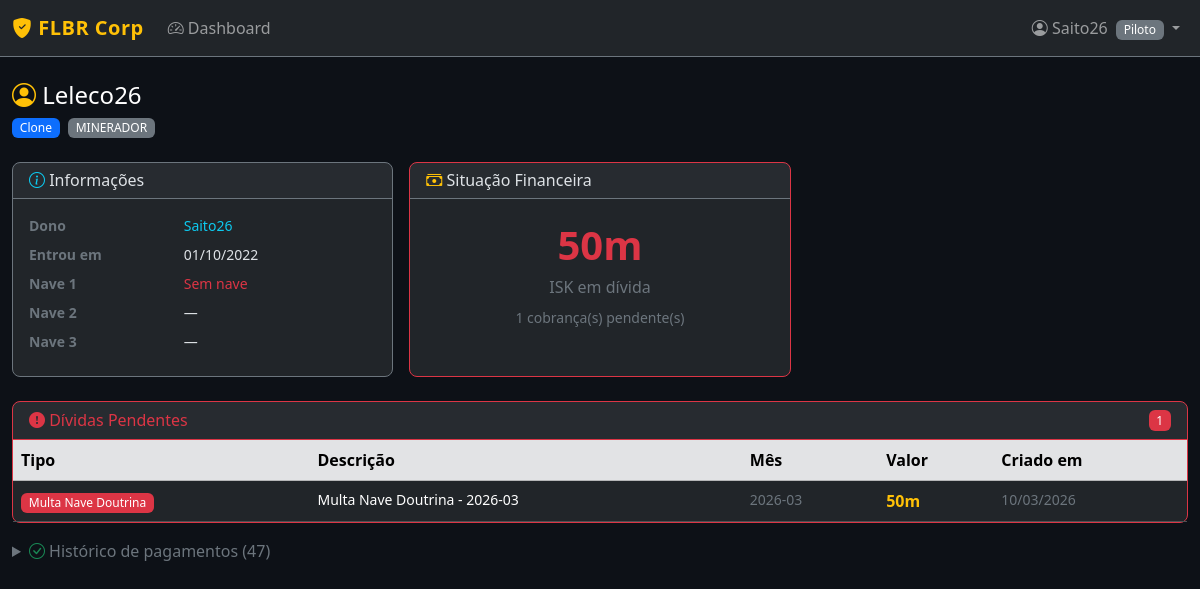
/players/51 (signed in), run on the app's committed database.
### models.py (models this page shows, shortened)
class Player(UserMixin, db.Model):
    __tablename__ = 'players'
    id = db.Column(db.Integer, primary_key=True)
    name = db.Column(db.String(100), unique=True, nullable=False)
    category = db.Column(db.String(50), nullable=False)  # Novato, Clone, Piloto, Elite, Ministro, CEO, Contador, Administrador, Industrial
    occupation = db.Column(db.String(50))  # MINERADOR, PVE, PVP, ROLO
    account_owner = db.Column(db.String(100))  # nome real do dono
    parent_player_id = db.Column(db.Integer, db.ForeignKey('players.id'), nullable=True)
    doctrine_ship_1 = db.Column(db.String(100))
    doctrine_ship_2 = db.Column(db.String(100))
    doctrine_ship_3 = db.Column(db.String(100))
    has_outpost = db.Column(db.Boolean, default=False)
    join_date = db.Column(db.Date, default=date.today)
    password_hash = db.Column(db.String(256))
    active = db.Column(db.Boolean, default=True)
    created_at = db.Column(db.DateTime, default=datetime.utcnow)
    clones = db.relationship('Player', backref=db.backref('parent', remote_side=[id]),
                             foreign_keys=[parent_player_id])
    debts = db.relationship('Debt', backref='player', lazy='dynamic',
                            foreign_keys='Debt.player_id')
    attendances = db.relationship('EventAttendance', backref='player', lazy='dynamic')
    @property
    def is_novato(self):
        return self.category == 'Novato'
    @property
    def is_admin(self):
        return self.category in ADMIN_ROLES
    @property
    def can_view_all(self):
        return self.category in VIEW_ALL_ROLES
    @property
    def novato_over_limit(self):
        if not self.is_novato:
            return False
        delta = date.today() - self.join_date
        return delta.days > 90
    def get_accessible_player_ids(self):
        ids = {self.id}
        for clone in self.clones:
            if clone.active:
                ids.add(clone.id)
        owned = Player.query.filter(
            Player.account_owner == self.name,
            Player.active == True
        ).all()
        for p in owned:
            ids.add(p.id)
        return list(ids)
    def get_managed_accounts(self):
        all_ids = self.get_accessible_player_ids()
        return Player.query.filter(
            Player.id.in_(all_ids),
            Player.id != self.id,
            Player.active == True
        ).order_by(Player.name).all()

class Debt(db.Model):
    __tablename__ = 'debts'
    id = db.Column(db.Integer, primary_key=True)
    player_id = db.Column(db.Integer, db.ForeignKey('players.id'), nullable=False)
    debt_type = db.Column(db.String(30), nullable=False)  # srp, outpost, mining_fine, pvp_fine, doctrine_fine
    amount = db.Column(db.Float, nullable=False)  # TRAVADO na criação
    description = db.Column(db.String(255))
    reference_id = db.Column(db.Integer)  # event_id para multas de evento
    month = db.Column(db.String(7))  # 'YYYY-MM' para cobranças mensais
    paid = db.Column(db.Boolean, default=False)
    paid_at = db.Column(db.DateTime)
    created_at = db.Column(db.DateTime, default=datetime.utcnow)
    LABELS = {
        'srp': 'SRP',
        'outpost': 'Outpost',
        'mining_fine': 'Multa Mineração',
        'pvp_fine': 'Multa PVP',
        'doctrine_fine': 'Multa Nave Doutrina',
    }
    @property
    def label(self):
        return self.LABELS.get(self.debt_type, self.debt_type)

### routes/players.py (the view)
@players_bp.route('/<int:player_id>')
@login_required
def detail(player_id):
    player = Player.query.get_or_404(player_id)
    if not current_user.can_view_all:
        allowed = current_user.get_accessible_player_ids()
        if player_id not in allowed:
            abort(403)
    debts = Debt.query.filter_by(player_id=player_id).order_by(
        Debt.paid.asc(), Debt.created_at.desc()
    ).all()
    unpaid_debts = [d for d in debts if not d.paid]
    paid_debts = [d for d in debts if d.paid]
    total_unpaid = sum(d.amount for d in unpaid_debts)
    managed_accounts = player.get_managed_accounts()
    owner_player = None
    if player.account_owner:
        owner_player = Player.query.filter_by(name=player.account_owner, active=True).first()
    is_own_profile = (current_user.id == player_id)
    viewer_has_managed = bool(current_user.get_managed_accounts())
    return render_template('players/detail.html',
                           player=player,
                           unpaid_debts=unpaid_debts,
                           paid_debts=paid_debts,
                           total_unpaid=total_unpaid,
                           managed_accounts=managed_accounts,
                           owner_player=owner_player,
                           is_admin=current_user.is_admin,
                           is_own_profile=is_own_profile,
                           viewer_has_managed=viewer_has_managed)

### templates/players/detail.html (shortened to what this page needs)
{% extends 'base.html' %}
{% block content %}
<div class="d-flex justify-content-between align-items-start mb-4 flex-wrap gap-2">
    <div>
        <h4 class="mb-1 text-white">
            <i class="bi bi-person-circle text-warning"></i> {{ player.name }}
        </h4>
        <span class="badge bg-primary me-1">{{ player.category }}</span>
        <span class="badge bg-secondary me-1">{{ player.occupation or 'Sem ocupação' }}</span>
    </div>
</div>
<div class="row g-3 mb-4">
    <div class="col-md-4">
        <div class="card bg-dark border-secondary h-100">
            <div class="card-header border-secondary">
                <h6 class="mb-0"><i class="bi bi-info-circle text-info"></i> Informações</h6>
            </div>
            <div class="card-body">
                <dl class="row mb-0 small">
                    <dt class="col-5 text-secondary">Dono</dt>
                    <dd class="col-7">
                        {% if player.account_owner and owner_player %}
                        <a href="{{ url_for('players.detail', player_id=owner_player.id) }}" class="text-info text-decoration-none">
                            {{ player.account_owner }}
                        </a>
                        {% else %}
                        {{ player.account_owner or '—' }}
                        {% endif %}
                    </dd>
                    <dt class="col-5 text-secondary">Entrou em</dt>
                    <dd class="col-7">{{ player.join_date.strftime('%d/%m/%Y') }}</dd>
                    <dt class="col-5 text-secondary">Nave 1</dt>
                    <dd class="col-7">{{ player.doctrine_ship_1 or '<span class="text-danger">Sem nave</span>'|safe }}</dd>
                    <dt class="col-5 text-secondary">Nave 2</dt>
                    <dd class="col-7">{{ player.doctrine_ship_2 or '—' }}</dd>
                    <dt class="col-5 text-secondary">Nave 3</dt>
                    <dd class="col-7">{{ player.doctrine_ship_3 or '—' }}</dd>
                </dl>
            </div>
        </div>
    </div>
    <div class="col-md-4">
        <div class="card bg-dark border-{% if total_unpaid > 0 %}danger{% else %}success{% endif %} h-100">
            <div class="card-header border-secondary">
                <h6 class="mb-0"><i class="bi bi-cash-stack text-warning"></i> Situação Financeira</h6>
            </div>
            <div class="card-body text-center">
                {% if total_unpaid > 0 %}
                <div class="fs-1 fw-bold text-danger">{{ "%.0f"|format(total_unpaid) }}m</div>
                <div class="text-secondary">ISK em dívida</div>
                <div class="mt-2 text-secondary small">
                    {{ unpaid_debts|length }} cobrança(s) pendente(s)
                </div>
                {% else %}
                <div class="fs-1 fw-bold text-success"><i class="bi bi-check-circle-fill"></i></div>
                <div class="text-success">Em dia!</div>
                {% endif %}
            </div>
        </div>
    </div>
</div>
{% if unpaid_debts %}
<div class="card bg-dark border-danger mb-3">
    <div class="card-header border-danger d-flex justify-content-between align-items-center">
        <h6 class="mb-0 text-danger"><i class="bi bi-exclamation-circle-fill"></i> Dívidas Pendentes</h6>
        <span class="badge bg-danger">{{ unpaid_debts|length }}</span>
    </div>
    <div class="card-body p-0">
        <div class="table-responsive">
            <table class="table table-dark table-hover mb-0">
                <thead class="table-secondary">
                    <tr>
                        <th>Tipo</th>
                        <th>Descrição</th>
                        <th>Mês</th>
                        <th>Valor</th>
                        <th>Criado em</th>
                    </tr>
                </thead>
                <tbody>
                {% for debt in unpaid_debts %}
                <tr>
                    <td>
                        <span class="badge
                            {% if debt.debt_type == 'srp' %}bg-primary
                            {% elif debt.debt_type == 'outpost' %}bg-info
                            {% elif debt.debt_type in ['mining_fine','pvp_fine','doctrine_fine'] %}bg-danger
                            {% else %}bg-secondary{% endif %}">
                            {{ debt.label }}
                        </span>
                    </td>
                    <td class="small">{{ debt.description or '—' }}</td>
                    <td class="small text-secondary">{{ debt.month or '—' }}</td>
                    <td class="text-warning fw-bold">{{ "%.0f"|format(debt.amount) }}m</td>
                    <td class="small text-secondary">{{ debt.created_at.strftime('%d/%m/%Y') }}</td>
                </tr>
                {% endfor %}
                </tbody>
            </table>
        </div>
    </div>
</div>
{% endif %}
{% if paid_debts %}
<details class="mb-3">
    <summary class="text-secondary mb-2" style="cursor:pointer">
        <i class="bi bi-check-circle text-success"></i> Histórico de pagamentos ({{ paid_debts|length }})
    </summary>
</details>
{% endif %}
{% endblock %}

### templates/base.html (shortened to what this page needs)
<!DOCTYPE html>
<html lang="pt-BR" data-bs-theme="dark">
<head>
    <link href="https://cdn.jsdelivr.net/npm/bootstrap@5.3.3/dist/css/bootstrap.min.css" rel="stylesheet">
    <link href="https://cdn.jsdelivr.net/npm/bootstrap-icons@1.11.3/font/bootstrap-icons.min.css" rel="stylesheet">
    <link href="{{ url_for('static', filename='css/style.css') }}" rel="stylesheet">
</head>
<body>
{% if current_user.is_authenticated %}
<nav class="navbar navbar-expand-lg navbar-dark bg-dark border-bottom border-secondary">
    <div class="container-fluid">
        <a class="navbar-brand fw-bold text-warning" href="{{ url_for('dashboard.index') }}">
            <i class="bi bi-shield-fill-check"></i> FLBR Corp
        </a>
        <div class="collapse navbar-collapse" id="navMenu">
            <ul class="navbar-nav me-auto">
                <li class="nav-item">
                    <a class="nav-link {% if request.endpoint and request.endpoint.startswith('dashboard') %}active{% endif %}"
                       href="{{ url_for('dashboard.index') }}">
                        <i class="bi bi-speedometer2"></i> Dashboard
                    </a>
                </li>
            </ul>
            <ul class="navbar-nav">
                <li class="nav-item dropdown">
                    <a class="nav-link dropdown-toggle" href="#" data-bs-toggle="dropdown">
                        <i class="bi bi-person-circle"></i> {{ current_user.name }}
                        <span class="badge bg-secondary ms-1">{{ current_user.category }}</span>
                    </a>
                </li>
            </ul>
        </div>
    </div>
</nav>
{% endif %}
<div class="container-fluid py-4">
    {% block content %}{% endblock %}
</div>
</body>
</html>

### static/css/style.css (style rules this page uses)
body { background-color: #0d1117; color: #c9d1d9; }
.card { border-radius: 8px; }
.navbar-brand { font-size: 1.25rem; letter-spacing: 0.5px; }
.table-dark { --bs-table-bg: transparent; }
.badge { font-weight: 500; }

### data on the page
Player: name "Saito26", category "Piloto"
Player: name "Leleco26", category "Clone", occupation "MINERADOR", account_owner "Saito26", join_date "01/10/2022", doctrine_ship_1 "Sem nave", doctrine_ship_2 "—", doctrine_ship_3 "—"
Debt: label "Multa Nave Doutrina", description "Multa Nave Doutrina - 2026-03", month "2026-03", amount "50", created_at "10/03/2026"

### other printed values
{{ "%.0f"|format(total_unpaid) }} "50"
{{ unpaid_debts|length }} "1"
{{ paid_debts|length }} "47"
